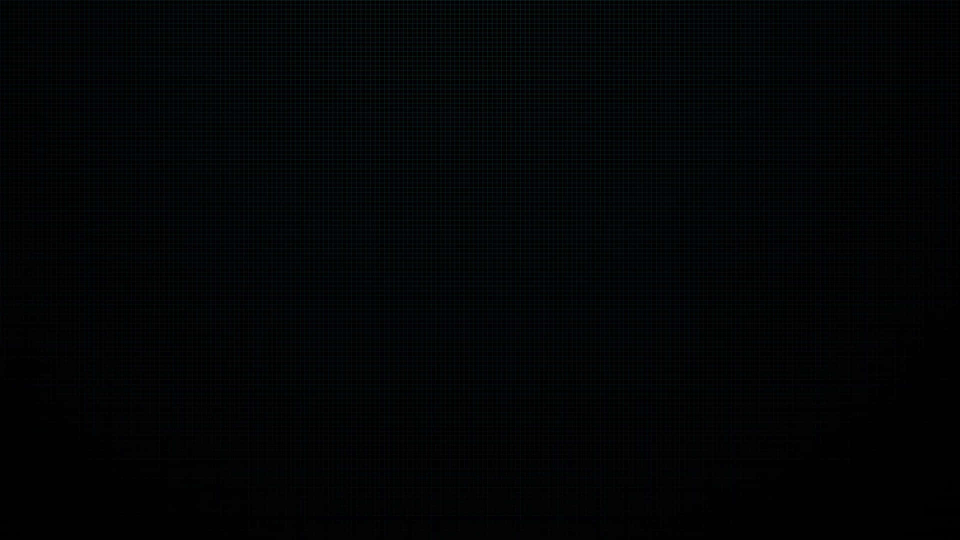
#> input picture session26/first_character/black-image.jpg, 1920 x 1080 px, found by its file name (shown at 1/2 size)
$ python test.py
#> lines starting #> are read from the running program, lines starting #| are printed output that depends on the picture
import cv2

width, height = 400, 400


image = cv2.imread('session26/first_character/black-image.jpg', 0)
#> image: shape (1080, 1920); min 0, max 41, mean 3.8
image = cv2.resize(image,(width,height))
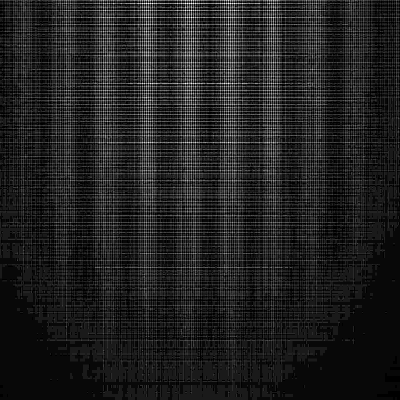
#> image: shape (400, 400); min 0, max 29, mean 3.8; drawn with min black and max white
image = cv2.bitwise_not(image)
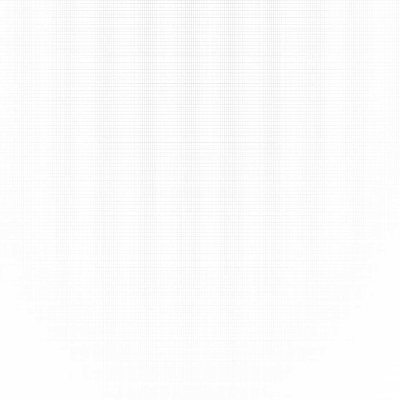
#> image: shape (400, 400); min 226, max 255, mean 251.2


color = (0, 0, 0)
square_size = 40


cv2.rectangle(image, (40, 40), (40 + square_size, 40 + 8 * square_size), color, -1)
cv2.rectangle(image, (40 + square_size, 40), (40 + 2 * square_size, 40 + square_size), color, -1)  # Top horizontal part of the diagonal
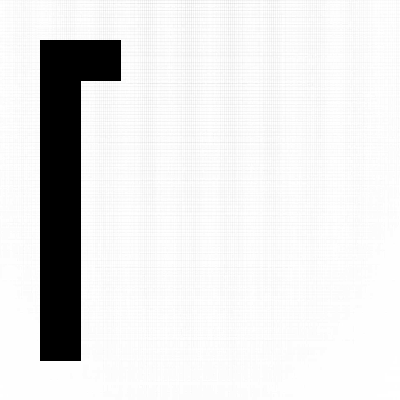
#> image: shape (400, 400); min 0, max 255, mean 228
#cv2.rectangle(image, (60 + 7 * square_size, 60 + 7 * square_size), (60 + 8 * square_size, 60 + 8 * square_size), color, -1)  # Bottom horizontal part of the diagonal
#cv2.rectangle(image, (60 + 8 * square_size, 60), (60 + 9 * square_size, 60 + 8 * square_size), color, -1)  # Right vertical line

# Display the image with the letter "N"
cv2.imshow('Pixelated N', image)
cv2.imwrite("session26/first_character/pixelated_N.jpg", image)
cv2.waitKey(0)
